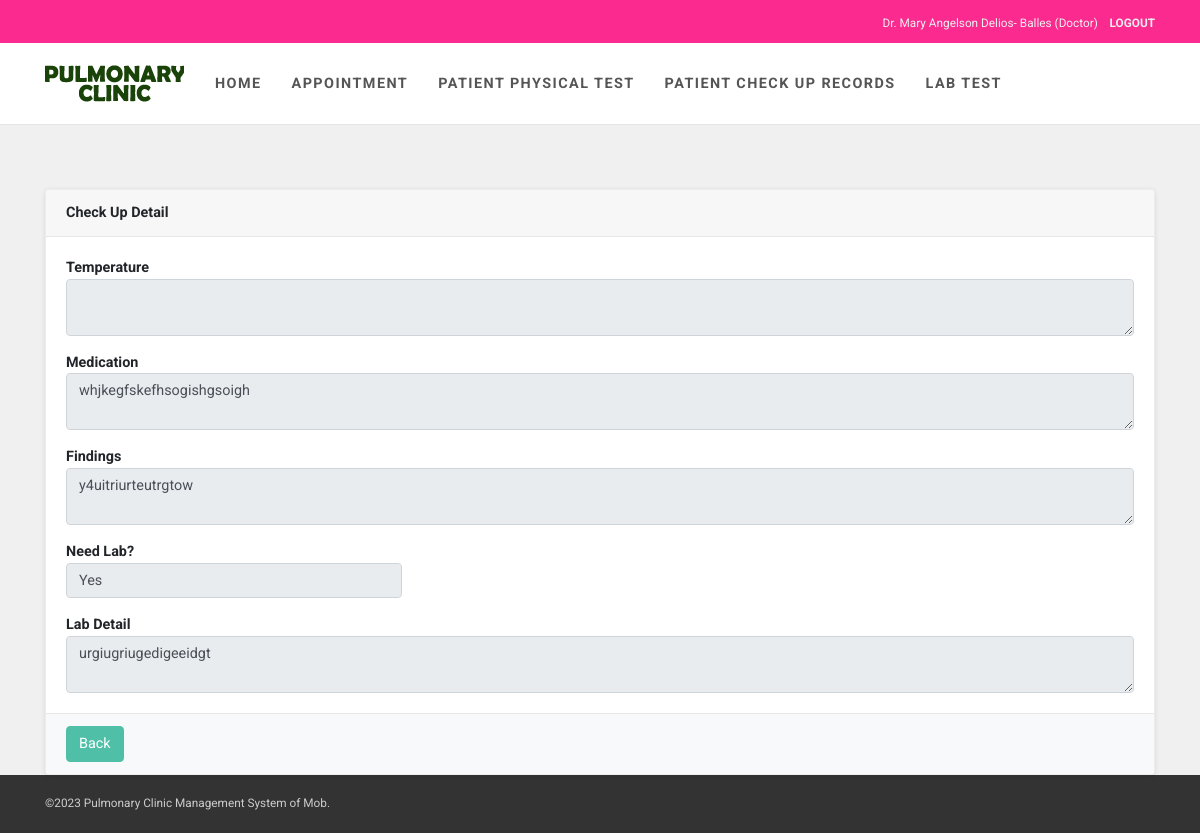
Screenshot of /pages/check-up-detail.php?Id=3 (signed in) with the database file from the repository.
### tables this page shows
CREATE TABLE `check_up` (
  `Id` int(11) NOT NULL AUTO_INCREMENT,
  `appointmentId` int(255) DEFAULT NULL,
  `allergies` text,
  `medication` text,
  `findings` text,
  `needLab` varchar(11) DEFAULT 'No',
  `labtestDetail` text,
  PRIMARY KEY (`Id`)
);

### config/Models.php (called while the page is built, shortened)
<?php
include "CRUD.php";
function check_up() {
	$crud = new CRUD;
	$crud->table = "check_up";
	return $crud;
}
?>

### config/CRUD.php (called while the page is built)
<?php class CRUD{var $table;var $obj=array();function arrayToQuery($query){$query_array=array();foreach($query as $key=>$key_value){if($key_value=="NOW()"){$query_array[]="$key=$key_value";}else{$query_array[]="$key='".htmlspecialchars($key_value,ENT_QUOTES)."'";}}return implode(', ',$query_array);}function list($query=""){$query=$query?"where ".$query:"";$db=Database::connect();$pdo=$db->prepare("select * from $this->table $query");$pdo->execute();$result=$pdo->fetchAll(PDO::FETCH_OBJ);Database::disconnect();return $result;}function count($query=""){$query=$query?"where ".$query:"";$db=Database::connect();$pdo=$db->prepare("select * from $this->table $query");$pdo->execute();Database::disconnect();return $pdo->rowCount();}function get($args){$db=Database::connect();$pdo=$db->prepare("select * from $this->table where $args");$pdo->execute();$result=$pdo->fetch(PDO::FETCH_OBJ);Database::disconnect();return $result;}function create(){$object=$this->arrayToQuery($this->obj);$db=Database::connect();$pdo=$db->prepare("insert into $this->table set $object");$pdo->execute();Database::disconnect();}function update($args){$object=$this->arrayToQuery($this->obj);$db=Database::connect();$pdo=$db->prepare("update $this->table set $object where $args");$pdo->execute();Database::disconnect();}function delete($args){$db=Database::connect();$pdo=$db->prepare("delete from $this->table where $args");$pdo->execute();Database::disconnect();}} ?>

### pages/check-up-detail.php (the view, shortened to what this page needs)
<?php
$ROOT_DIR="../";
include $ROOT_DIR . "templates/header.php";
$Id = get_query_string("Id", "");
$cu = check_up()->get("appointmentId=$Id");
?>
<div class="card mt-3">
  <div class="card-header">
    <b>Check Up Detail</b>
  </div>
  <div class="card-body">
    <div class="row">
        <div class="col-lg-12">
          <b class="form-label">Temperature</b>
          <textarea name="allergies" class="form-control" disabled><?=$cu->allergies;?></textarea>
        </div>
        <div class="col-lg-12 mt-3">
          <b class="form-label">Medication</b>
          <textarea name="medication" class="form-control" disabled><?=$cu->medication;?></textarea>
        </div>
        <div class="col-lg-12 mt-3">
          <b class="form-label">Findings</b>
          <textarea name="findings" class="form-control" disabled><?=$cu->findings;?></textarea>
        </div>
        <div class="col-lg-4 mt-3">
          <b class="form-label">Need Lab?</b>
          <input type="text" name="" class="form-control" value="<?=$cu->needLab?>" disabled>
        </div>
        <div class="col-lg-12 mt-3">
          <b class="form-label">Lab Detail</b>
          <textarea name="findings" class="form-control" disabled><?=$cu->labtestDetail?></textarea>
        </div>
    </div>
  </div>
  <div class="card-footer">
    <a href="patient-list.php?view=check-up" class="btn btn-primary">Back</a>
  </div>
</div>
<?php include $ROOT_DIR . "templates/footer.php"; ?>

### rows the page displays
check_up: medication "whjkegfskefhsogishgsoigh", findings "y4uitriurteutrgtow", needLab "Yes", findings "urgiugriugedigeeidgt"

### other values shown
$_SESSION["user_session"]["firstName"] "Dr. Mary Angelson"
$_SESSION["user_session"]["lastName"] "Delios- Balles"
$_SESSION["user_session"]["role"] "Doctor"
